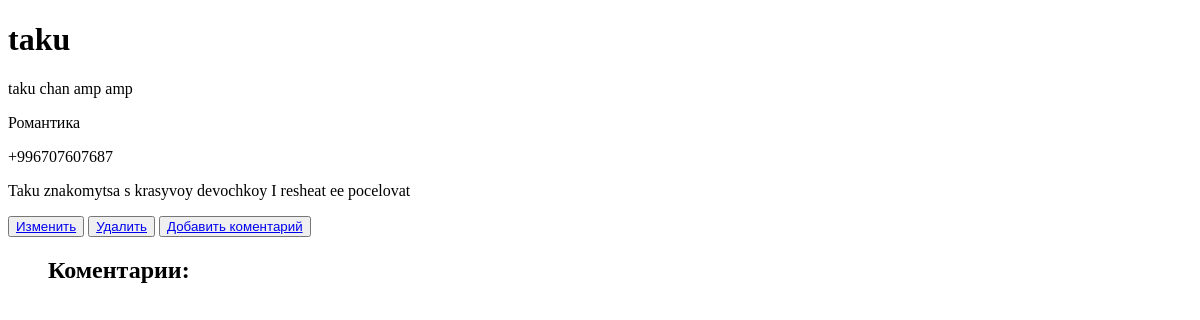
The app's page /book_list/2, older data.
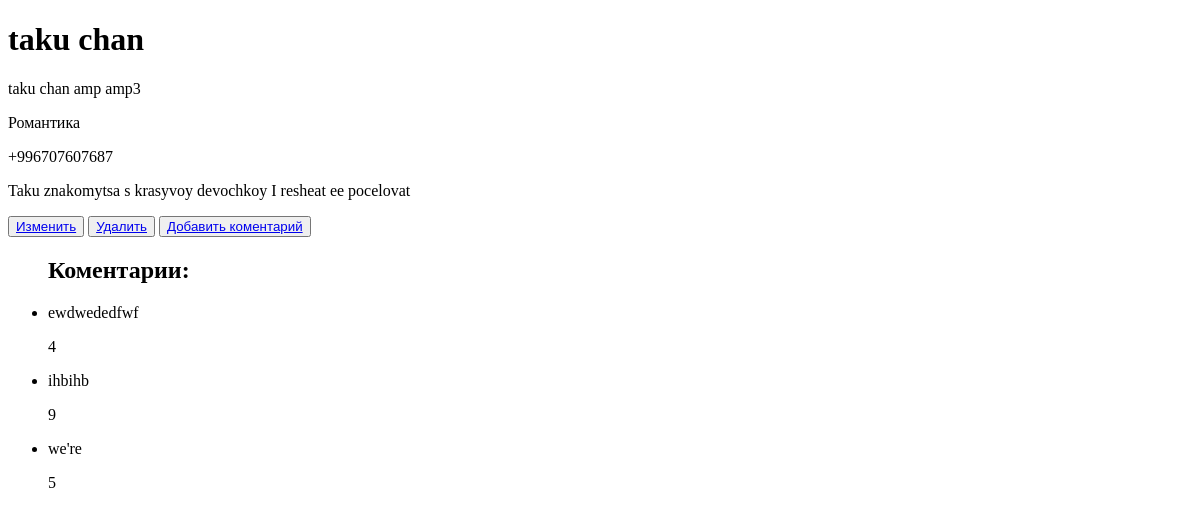
The same page, newer data.
### book_forum/models.py (models this page shows, shortened)
class Book_Forum(models.Model):
    GENRE_BOOKS = (
        ('Романтика', 'Романтика'),
        ('Детектив', 'Детектив'),
        ('Саморазвитие', 'Саморазвитие'),
        ('Психология', 'Психология'),
        ('Исторический', 'Исторический'),
        ('Приключения', 'Приключения')
    )
    name = models.CharField(max_length=100, verbose_name='Введите ваше имя')
    book = models.TextField(max_length=30, verbose_name='Введите название книги')
    genre = models.CharField(max_length=100, choices=GENRE_BOOKS, verbose_name='Выберите жанр книги')
    phone_number = PhoneNumberField(region='KG', blank=True, verbose_name='Введите ваш номер телефона')
    description = models.TextField(max_length=250, verbose_name='Введите краткий сюжет')
    tags = models.ManyToManyField(Tag)
    class Meta:
        verbose_name = 'Книги'
        verbose_name_plural = 'Получение книг пользователей'

class ReviewBook(models.Model):
    name_correction = models.ForeignKey(Book_Forum, on_delete=models.CASCADE, related_name='comment')
    description = models.TextField()
    stars = models.PositiveIntegerField(validators=[MinValueValidator(1), MaxValueValidator(10)])

### book_forum/views.py (the view)
# urls.py: path('book_list/<int:id>', BookDetailView.as_view()),
class BookDetailView(generic.DetailView):
    template_name = 'crud/book_detail.html'
    context_object_name = 'book_id'
    model = Book_Forum
    def get_object(self, **kwargs):
        book_id = self.kwargs.get('id')
        return get_object_or_404(self.model, id=book_id)

### templates/crud/book_detail.html (shortened to what this page needs)
<!DOCTYPE html>
<html lang="en">
<head>
</head>
<body>
<h1>{{book_id.name}}</h1>
<p>{{book_id.book}}</p>
<p>{{book_id.genre}}</p>
<p>{{book_id.phone_number}}</p>
<p>{{book_id.description}}</p>
<button><a href="/book_list/{{book_id.id}}/update/">Изменить</a></button>
<button><a href="/book_list/{{book_id.id}}/delete/">Удалить</a></button>
<button><a href="/create_comment/">Добавить коментарий</a></button>
<ul>
    <h2>Коментарии:</h2>
    {% for comment in book_id.comment.all %}
    <li>
        <p>{{ comment.description }}</p>
        <p>{{ comment.stars }}</p>
    </li>
    {% endfor %}
</ul>
</body>
</html>

Row changes from the older to the newer data that the page shows:
changed Book_Forum "Романтика": name "taku" → "taku chan"; book "taku chan amp amp" → "taku chan amp amp3"
added ReviewBook: description "ewdwededfwf", stars "4"
added ReviewBook: description "ihbihb", stars "9"
added ReviewBook: description "we're", stars "5"
